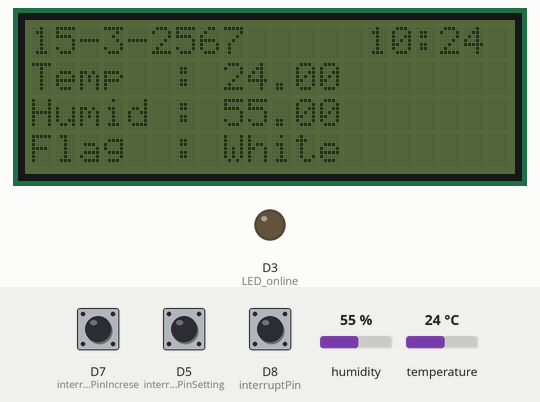
Recording of a sketch running on a simulated ESP8266 (NodeMCU). On the bench: 20×4 character LCD, output pins drawn as LEDs (lit = HIGH). The inputs (shaded band) are chosen by the test bench; at power-on: D8 (interruptPin) LOW, D5 (interruptPinSetting) LOW, D7 (interruptPinIncrese) LOW, humidity 55 %, temperature 24 °C. WiFi joins after 1.5 s; servers stay silent unless stated; the local clock reads 2024-03-15 10:24:30 at power-on unless the sketch sets it; EEPROM starts erased; what the sketch prints to the serial monitor is not drawn.

Above: at 1.2 s.
1.3 s: D8 (interruptPin) pulled HIGH for 2.55 s
At 5.6 s:
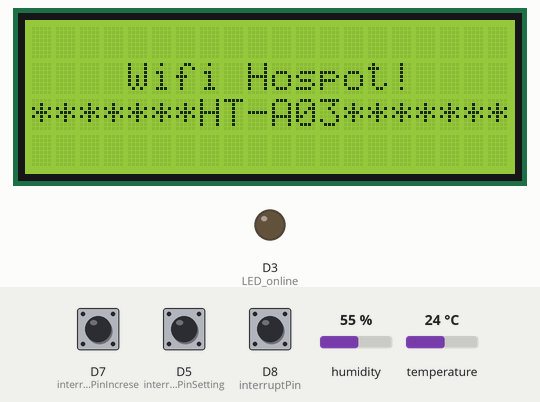
8.0 s: D5 (interruptPinSetting) pulled HIGH for 2.55 s
At 13.9 s:
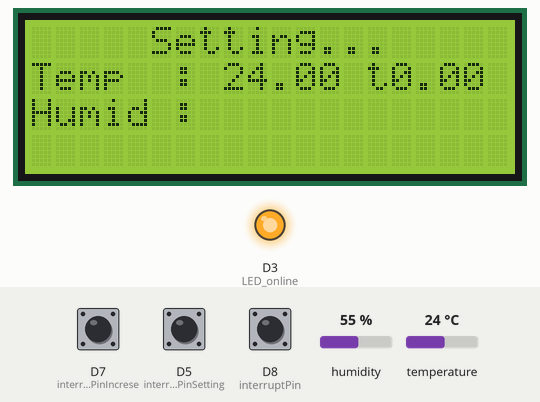
14.0 s: D5 (interruptPinSetting) pulled HIGH for 2.55 s
At 17.9 s:
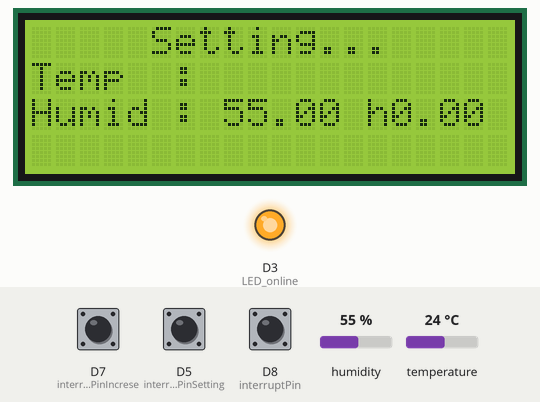
22.1 s: D7 (interruptPinIncrese) pulled HIGH for 2.55 s
At 25.1 s:
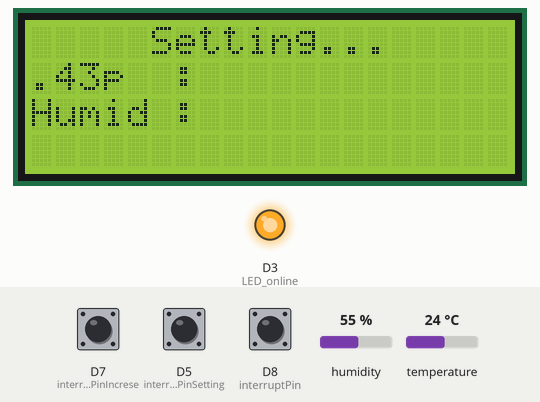
27.2 s: D7 (interruptPinIncrese) pulled HIGH for 2.55 s
At 27.7 s:
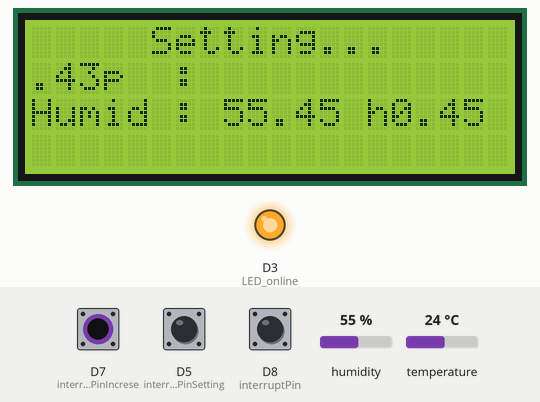
31.2 s: D8 (interruptPin) pulled HIGH for 2.55 s
At 31.7 s:
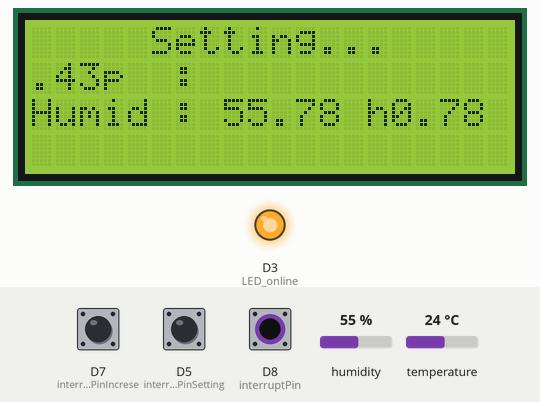
Timing chart, 0 to 34.2 s (numbered marks = the images above; inputs shaded):
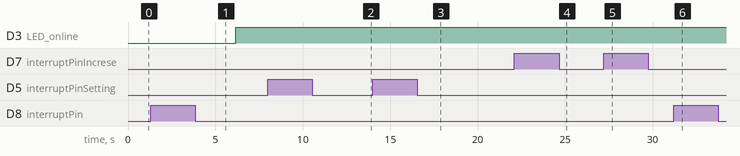

Measured:
- after the input at 1.3 s, D3 (LED_online): LOW → HIGH after 4.9 s; the display: changes after 3.0 s (image 1)
- after the input at 8.0 s, the display: first changes after 3.0 s (image 2 shows a later state)
- after the input at 22.1 s, the display: first changes at once (image 4 shows a later state)
- after the input at 27.2 s, the display: changes at once (image 5)
- after the input at 31.2 s, the display: changes at once (image 6)
- what the display in image 1 shows lasts 1.9 s, from 4.3 s to 6.2 s
- what the display in image 3 shows lasts 0.5 s, from 17.6 s to 18.1 s

The sketch:

ht_1.ino
```cpp
/*
 *DHT22<-->D6
 *SWITCH<-->D7 //GPIO 13 **increse
 *SWITCH<-->D5 //GPIO 14 **setting
 *SWITCH<-->D8   //GPIO 15 **decrese, hospot
 *SCL<-->D1
 *SDA<-->D2
 *LED_online<-->D3<-->3V  //yellow
 *
*/


#include <ESP8266WiFi.h>          //https://github.com/esp8266/Arduino
#include <DNSServer.h>
#include <ESP8266WebServer.h>
#include "WiFiManager.h"         //https://github.com/tzapu/WiFiManager
#include "DHT.h"
#include <time.h>
#include <LiquidCrystal_I2C.h>
#include <FirebaseArduino.h>
#include <EEPROM.h>

#define DHTPIN D6
#define DHTTYPE DHT22
#define FIREBASE_HOST "humidtemp-59706.firebaseio.com"
#define FIREBASE_AUTH "i0FITeXlp0SgwgubVa580b3Zy42KX0Lw1FXDV3rB"   //Database Secret

DHT dht(DHTPIN, DHTTYPE);
std::unique_ptr<ESP8266WebServer> server;
LiquidCrystal_I2C lcd(0x27, 20, 4);

const int interruptPinSetting = 14;    //setting
const int interruptPinIncrese = 13;   //increse
const int interruptPin = 15;    //decrese, hospot

const int LED_online=D3;    //16;   //D0 led out

long time_start,time_start1,time_stop;
int sta=1;
int sta2=0;
int staSet=0;
int staAdd = 0;
float staTemp;
float staHumid;

int staContinous = 0;

int pub=0;
float iHumid=0,iTemp=0;

float temp,humid,hic;
String flag,water;
int train,rest,b;
unsigned long timeUpdateLog = 0;
unsigned long timeUpdateData = 0;
unsigned long timeBacklight = 0;

int timezone = 7 * 3600;                    //ตั้งค่า TimeZone ตามเวลาประเทศไทย
int dst = 0;
time_t now = time(nullptr);
struct tm* newtime = localtime(&now);
String tmpNow = "";

void handleRoot() {
  server->send(200, "text/plain", "hello from esp8266!");
}

void handleNotFound() {
  String message = "File Not Found\n\n";
  message += "URI: ";
  message += server->uri();
  message += "\nMethod: ";
  message += (server->method() == HTTP_GET) ? "GET" : "POST";
  message += "\nArguments: ";
  message += server->args();
  message += "\n";
  for (uint8_t i = 0; i < server->args(); i++) {
    message += " " + server->argName(i) + ": " + server->arg(i) + "\n";
  }
  server->send(404, "text/plain", message);
}

void setup() {

  Serial.begin(115200);
  dht.begin();
  lcd.begin();
  Firebase.begin(FIREBASE_HOST, FIREBASE_AUTH);

  EEPROM.begin(512);
  staTemp = EEPROM_read(0, 5).toFloat();
  staHumid = EEPROM_read(10, 5).toFloat();


  pinMode(LED_online,OUTPUT);  //led out
  pinMode(interruptPin, INPUT);
  pinMode(interruptPinSetting, INPUT);
  pinMode(interruptPinIncrese, INPUT);

  attachInterrupt(digitalPinToInterrupt(interruptPin), handleInterrupt, RISING); //RISING
  attachInterrupt(digitalPinToInterrupt(interruptPinSetting), handleInterruptSetting, RISING);
  attachInterrupt(digitalPinToInterrupt(interruptPinIncrese), handleInterruptIncrese, CHANGE);


  digitalWrite(LED_online,LOW); //LED off


  configTime(timezone, dst, "pool.ntp.org", "time.nist.gov");     //ดึงเวลาจาก Server
    Serial.println("\nWaiting for time");
    while (!time(nullptr)) {
      Serial.print(".");
      delay(1000);
    }
    Serial.println("");
    lcd.noBacklight();

}

void handleInterrupt() {


 if(sta2==1){

  if(staSet==0){
      staTemp = staTemp-0.01;
      Serial.print("Temp: ");    Serial.print(temp+staTemp);
      lcd.setCursor(8, 1); lcd.print(temp+staTemp); lcd.setCursor(14, 1); lcd.print("t"); lcd.print(staTemp);

    }
    if(staSet==1){
      staHumid = staHumid-0.01;
      Serial.print("\tHumid: "); Serial.print(humid+staHumid);  //lcd.setCursor(0, 2); lcd.print("Humid : "); lcd.print(humid+staHumid);
      lcd.setCursor(8, 2); lcd.print(humid+staHumid); lcd.setCursor(14, 2); lcd.print("h"); lcd.print(staHumid);
    }


 }
 else{

    Serial.println("Interrupt Detected");
    lcd.backlight();
    b = 1;

    if(sta==0){   //out from save mode
      sta = 1;


      Serial.println("OUT from save mode");
      lcd.clear();
      ESP.reset();

    }
    else{   //to savemode
      time_start = millis();
      while(digitalRead(interruptPin)==1){
        if(millis()-time_start > 3000){
           Serial.println("save mode");
           sta = 0;


           lcd.backlight();
           lcd.clear(); lcd.setCursor(0,1); lcd.print("    Wifi Hospot!    ");
           lcd.setCursor(0,2); lcd.print("*******HT-A03*******");

           break;
        }
      }
    }

 }
}


void loop() {

  while(sta2==1){

    while(staSet==0){

      while(digitalRead(interruptPinIncrese)==1){
        if(millis()-time_start1 > 1000){
           Serial.println("contious mode");
           lcd.setCursor(8, 1); lcd.print(temp+staTemp); lcd.setCursor(14, 1); lcd.print("t"); lcd.print(staTemp);
           staTemp += 0.01;


           delay(50);

        }

      }

      while(digitalRead(interruptPin)==1){
        if(millis()-time_start1 > 1000){
           Serial.println("contious mode");
           lcd.setCursor(8, 1); lcd.print(temp+staTemp); lcd.setCursor(14, 1); lcd.print("t"); lcd.print(staTemp);
           staTemp -= 0.01;


           delay(50);

        }

      }

      Serial.print("staTemp::");  Serial.println(staTemp);
      Serial.println(digitalRead(interruptPinIncrese));

      lcd.setCursor(8, 1); lcd.print("     "); lcd.setCursor(14, 1); lcd.print("      ");
      delay(500);
      lcd.setCursor(8, 1); lcd.print(temp+staTemp); lcd.setCursor(14, 1); lcd.print("t"); lcd.print(staTemp);
      delay(500);

    }

    while(staSet==1){
      while(digitalRead(interruptPinIncrese)==1){
        if(millis()-time_start1 > 1000){
           Serial.println("contious mode");
           lcd.setCursor(8, 2); lcd.print(humid+staHumid); lcd.setCursor(14, 2); lcd.print("h"); lcd.print(staHumid);
           staHumid += 0.01;
           delay(50);
        }
      }

      while(digitalRead(interruptPin)==1){
        if(millis()-time_start1 > 1000){
           Serial.println("contious mode");
           lcd.setCursor(8, 2); lcd.print(humid+staHumid); lcd.setCursor(14, 2); lcd.print("h"); lcd.print(staHumid);
           staHumid -= 0.01;
           delay(50);
        }
      }

      Serial.print("staHumid::");  Serial.println(staHumid);

      lcd.setCursor(8, 2); lcd.print("     "); lcd.setCursor(14, 2); lcd.print("      ");
      delay(500);
      lcd.setCursor(8, 2); lcd.print(humid+staHumid); lcd.setCursor(14, 2); lcd.print("h"); lcd.print(staHumid);
      delay(500);

    }
    while(staSet==2){
      Serial.println("out from setting mode**********************************");

      lcd.noBacklight();
      lcd.clear();
      EEPROM_write(0, String(staTemp));
      EEPROM_write(10, String(staHumid));
      Serial.println("SAVED .. ");

      staSet = 0;
      sta2 = 0;
      staAdd = 0;
    }
    delay(500);


  }


  if(sta==1){
    Serial.println("loop");

    calTemp();
    pubLCD();
    Serial.print("timeLog: ");
    Serial.print(timeLog());


  }
  else{

    delay(300);
    Serial.println("save mode");
    WiFiManager wifiManager;

    wifiManager.autoConnect("HT-A03");
    Serial.println("connected...yeey :)");

    lcd.clear();
    sta = 1;


    }

  if(WiFi.status() == WL_CONNECTED){
    Serial.println("connecte");
    digitalWrite(LED_online,HIGH); //LED on

    if(millis()-timeUpdateLog >= 10000){        //time update log firebase 1 min
      timeUpdateLog = millis();
      pubFirebase("A03",0);     //unit_id: A01,A02,A03,.. , float r: random val to make temp for another unit

    }

    if(millis()-timeUpdateData >= 60000){        //time update log firebase 1 min
      timeUpdateData = millis();
      logFirebase("A03",0);

    }


  }
  else{
    Serial.println("NOT connected");
    digitalWrite(LED_online,LOW); //LED off
  }

   if(b==1 && sta2!=1){
    if(millis()-timeBacklight >= 3000){        //time update log firebase 1 min
      timeBacklight = millis();
      lcd.noBacklight();
      b = 0;
    }
  }

  delay(300);   //time update current firebase 5sec

}


void handleInterruptSetting() {
    Serial.println("Interrupt Detected 2..............");
    if(sta2 != 0){
       staSet++;
       staAdd=0;
    }

    time_start = millis();
      while(digitalRead(interruptPinSetting)==1){
        if(millis()-time_start > 3000){
           Serial.println("setting mode");
           lcd.clear();
           lcd.setCursor(5, 0); lcd.print("Setting...");
           lcd.setCursor(0, 1); lcd.print("Temp  : ");
           lcd.setCursor(0, 2); lcd.print("Humid : ");


           lcd.backlight();
           sta2 = 1;

           Serial.print("staTEMP EEPROM:::");
           staTemp = EEPROM_read(0, 5).toFloat();
           Serial.println(staTemp);

           Serial.print("staHUMID EEPROM:::");
           staHumid = EEPROM_read(10, 5).toFloat();
           Serial.println(staHumid);

           break;
        }
      }

}

void calTemp(){

  float humidX = dht.readHumidity();
  float tempX = dht.readTemperature();

  if (isnan(humidX) || isnan(tempX)) {
    Serial.println("Failed to read from DHT sensor!");

  }
  else{
    humid = humidX + iHumid;
    temp = tempX + iTemp;
  }

  hic = dht.computeHeatIndex(temp+staTemp, humid+staHumid, false);

  if(hic < 27){       flag = "White";   water = "1/2"; train = 60; rest = 0; }
  else if(hic <= 32){ flag = "Green";   water = "1/2"; train = 50; rest = 10; }
  else if(hic <= 39){ flag = "Yellow";  water = "1";   train = 45; rest = 15; }
  else if(hic <= 51){ flag = "Red";     water = "1";   train = 30; rest = 30; }
  else {              flag = "Black";   water = "1";   train = 20; rest = 40; }

  Serial.print("Humidity: ");
  Serial.print(humid+staHumid);
  Serial.print(" %\t");
  Serial.print("Temperature: ");
  Serial.print(temp+staTemp);
  Serial.print(" *C ");
  Serial.print("Heat index: ");
  Serial.print(hic);
  Serial.print(" *C ");
  Serial.print(" %\n");
  Serial.println(flag);
  Serial.println(water);
  Serial.println(train);
  Serial.println(rest);
}

void pubLCD(){
  //lcd.clear();
  Serial.println(NowString() + " "+ NowString2()); lcd.setCursor(0, 0); lcd.print(NowString2() + "     " + NowString());
  Serial.print("Temp: ");    Serial.print(temp+staTemp);   lcd.setCursor(0, 1); lcd.print("Temp  : "); lcd.print(temp+staTemp);
  Serial.print("\tHumid: "); Serial.print(humid+staHumid);  lcd.setCursor(0, 2); lcd.print("Humid : "); lcd.print(humid+staHumid);
  Serial.print("\tFlag: ");  Serial.print(flag);   lcd.setCursor(0, 3); lcd.print("Flag  : "); lcd.print(flag);

}

String NowString() {

  now = time(nullptr);
  tm* newtime = localtime(&now);
  tmpNow = "";
  tmpNow += String(newtime->tm_hour);
  tmpNow += ":";

  int t = int(newtime->tm_min);
  if(t < 10){
    tmpNow +="0" + String(newtime->tm_min);
  }
  else{
    tmpNow += String(newtime->tm_min);
  }

  return tmpNow;

}

String NowString2() {

  now = time(nullptr);
  tm* newtime = localtime(&now);
  tmpNow = "";
  tmpNow += String(newtime->tm_mday);
  tmpNow += "-";
  tmpNow += String(newtime->tm_mon + 1);
  tmpNow += "-";
  tmpNow += String(newtime->tm_year + 1900 + 543);
  return tmpNow;

}

String timeLog() {

  now = time(nullptr);
  tm* newtime = localtime(&now);
  tmpNow = "";
  tmpNow += String(newtime->tm_year + 1900);
  if(int(newtime->tm_mon + 1) < 10){
    tmpNow +="0" + String(newtime->tm_mon + 1);
  }
  else{
    tmpNow += String(newtime->tm_mon + 1);
  }
  if(int(newtime->tm_mday + 1) < 10){
    tmpNow +="0" + String(newtime->tm_mday + 1);
  }
  else{
    tmpNow += String(newtime->tm_mday + 1);
  }

  tmpNow += "-";
  if(int(newtime->tm_hour) < 10){
    tmpNow +="0" + String(newtime->tm_hour);
  }
  else{
    tmpNow += String(newtime->tm_hour);
  }
  tmpNow += ":";
  if(int(newtime->tm_min) < 10){
    tmpNow +="0" + String(newtime->tm_min);
  }
  else{
    tmpNow += String(newtime->tm_min);
  }
  tmpNow += ":";
  if(int(newtime->tm_sec) < 10){
    tmpNow +="0" + String(newtime->tm_sec);
  }
  else{
    tmpNow += String(newtime->tm_sec);
  }

  return tmpNow;

}

void pubFirebase(String unit_id,float r){     //unit_id: A01,A02,A03,.. , float r: random val to make temp for another unit

  String UnitName = Firebase.getString("ID/"+unit_id+"/Current/UnitName");
  float Latitude = Firebase.getFloat("ID/"+unit_id+"/Current/Latitude");
  float Longtitude = Firebase.getFloat("ID/"+unit_id+"/Current/Longtitude");

  //Publish Firebase
  Serial.println("Publish Firebase");
  Firebase.setString("ID/"+unit_id+"/Current/DateTime", timeLog());
  Firebase.setFloat("ID/"+unit_id+"/Current/Temperature", temp+staTemp+r);
  Firebase.setFloat("ID/"+unit_id+"/Current/Humid", humid+staHumid+1.3*r);
  Firebase.setFloat("ID/"+unit_id+"/Current/HID", hic+0.8*r);
  Firebase.setString("ID/"+unit_id+"/Current/Flag", flag);
  Firebase.setInt("ID/"+unit_id+"/Current/Train", train);
  Firebase.setInt("ID/"+unit_id+"/Current/Rest", rest);
  Firebase.setString("ID/"+unit_id+"/Current/Water", water);
  //Firebase.setInt("ID/"+unit_id+"/Current/Latitude", latitude);
  //Firebase.setString("ID/"+unit_id+"/Current/Longtitude", longtitude);

  if (Firebase.failed()) {
      Serial.print("set /number failed:");
      Serial.println(Firebase.error());
      return;
  }

}

void logFirebase(String unit_id,float r){

     Serial.println("logFirebase............");
     String timeStamp = timeLog();
     Firebase.setString("ID/"+unit_id+"/Log/"+timeStamp+"/DateTime", timeLog());
     Firebase.setFloat("ID/"+unit_id+"/Log/"+timeStamp+"/Temperature", temp+staTemp+r);
     Firebase.setFloat("ID/"+unit_id+"/Log/"+timeStamp+"/Humid", humid+staHumid+1.3*r);
     Firebase.setFloat("ID/"+unit_id+"/Log/"+timeStamp+"/HID", hic+0.8*r);
     Firebase.setString("ID/"+unit_id+"/Log/"+timeStamp+"/Flag", flag);
     Firebase.setInt("ID/"+unit_id+"/Log/"+timeStamp+"/Train", train);
     Firebase.setInt("ID/"+unit_id+"/Log/"+timeStamp+"/Rest", rest);
     Firebase.setString("ID/"+unit_id+"/Log/"+timeStamp+"/Water", water);
     //Firebase.setInt("ID/"+unit_id+"/Log/"+timeStamp+"/Latitude", latitude);
     //Firebase.setString("ID/"+unit_id+"/Log"+timeStamp+"/Longtitude", longtitude);
     Serial.println("Finish");
}

String EEPROM_read(int index, int length) {
  String text = "";
  char ch = 1;

  for (int i = index; (i < (index + length)) && ch; ++i) {
  if (ch = EEPROM.read(i)) {
  text.concat(ch);
  }
  }
  return text;
}

int EEPROM_write(int index, String text) {
  for (int i = index; i < text.length() + index; ++i) {
  EEPROM.write(i, text[i - index]);
  }
  EEPROM.write(index + text.length(), 0);
  EEPROM.commit();

  return text.length() + 1;
}

void handleInterruptIncrese() {

    if(sta2==1){
      if(staSet==0){
        time_start1 = millis();
        staTemp = staTemp+0.01;
        Serial.print("Temp: ");    Serial.print(temp+staTemp);
        lcd.setCursor(8, 1); lcd.print(temp+staTemp); lcd.setCursor(14, 1); lcd.print("t"); lcd.print(staTemp);

      }
      if(staSet==1){
        staHumid = staHumid+0.01;
        Serial.print("\tHumid: "); Serial.print(humid+staHumid);
        lcd.setCursor(8, 2); lcd.print(humid+staHumid); lcd.setCursor(14, 2); lcd.print("h"); lcd.print(staHumid);
      }

  }


}
```
